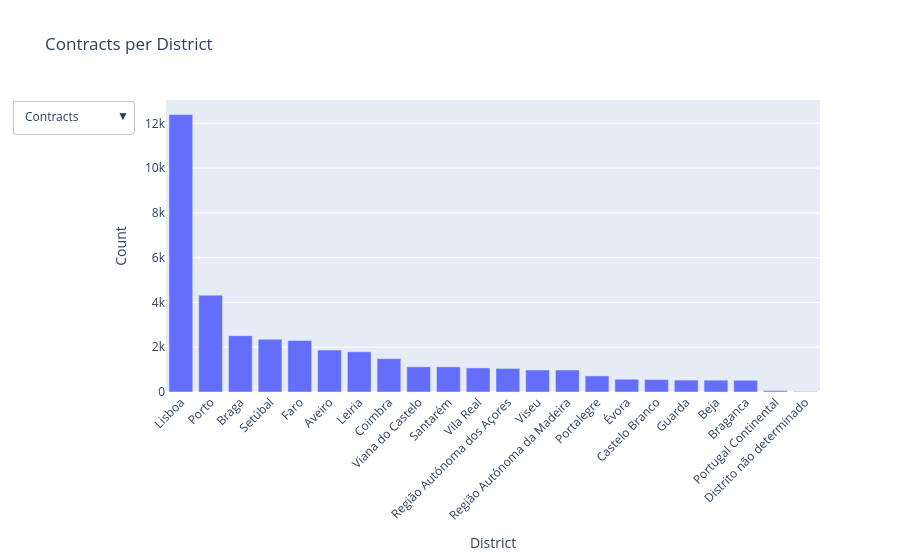

Notebook source saved alongside this figure:
### Code cell
fig = go.Figure()

# --- traces ---
part01 = subset_plot.sort_values("n_contracts", ascending=False)
fig.add_trace(go.Bar(
    x=part01["district"],
    y=part01["n_contracts"],
    name="Contracts",
    visible=True  # default visible
))

part02 = subset_plot.sort_values("n_adjudicantes", ascending=False)
fig.add_trace(go.Bar(
    x=part02["district"],
    y=part02["n_adjudicantes"],
    name="Adjudicantes",
    visible=False
))

part03 = subset_plot.sort_values("n_adjudicatarios", ascending=False)
fig.add_trace(go.Bar(
    x=part03["district"],
    y=part03["n_adjudicatarios"],
    name="Adjudicatarios",
    visible=False
))

# --- dropdown ---
fig.update_layout(
    updatemenus=[
        dict(
            buttons=[
                dict(
                    label="Contracts",
                    method="update",
                    args=[{"visible": [True, False, False]},
                          {"title": "Number of Contracts"}]
                ),
                dict(
                    label="Adjudicantes",
                    method="update",
                    args=[{"visible": [False, True, False]},
                          {"title": "Number of Adjudicantes"}]
                ),
                dict(
                    label="Adjudicatarios",
                    method="update",
                    args=[{"visible": [False, False, True]},
                          {"title": "Number of Adjudicatarios"}]
                ),
            ],
            direction="down",
            showactive=True
        )
    ]
)

fig.update_layout(
    title="Contracts per District",
    xaxis_title="District",
    yaxis_title="Count",
    xaxis_tickangle=-45
)

fig.show()

### Figure 1 — Plotly figure (JSON) as saved in the notebook; plotly's stock layout.template omitted (floating-point values rounded to 4 significant figures)
{"data": [{"name": "Contracts", "type": "bar", "visible": true, "x": ["Lisboa", "Porto", "Braga", "Setúbal", "Faro", "Aveiro", "Leiria", "Coimbra", "Viana do Castelo", "Santarém", "Vila Real", "Região Autónoma dos Açores", "Viseu", "Região Autónoma da Madeira", "Portalegre", "Évora", "Castelo Branco", "Guarda", "Beja", "Braganca", "Portugal Continental", "Distrito não determinado"], "y": [12393, 4326, 2518, 2354, 2303, 1872, 1800, 1491, 1125, 1122, 1076, 1052, 984, 982, 720, 571, 556, 533, 530, 525, 59, 26]}, {"name": "Adjudicantes", "type": "bar", "visible": false, "x": ["Lisboa", "Porto", "Braga", "Aveiro", "Região Autónoma dos Açores", "Setúbal", "Coimbra", "Leiria", "Santarém", "Região Autónoma da Madeira", "Faro", "Viseu", "Viana do Castelo", "Castelo Branco", "Vila Real", "Évora", "Beja", "Guarda", "Braganca", "Portalegre", "Portugal Continental", "Distrito não determinado"], "y": [397, 227, 128, 114, 108, 97, 94, 89, 86, 83, 83, 81, 59, 50, 48, 48, 45, 44, 40, 40, 22, 12]}, {"name": "Adjudicatarios", "type": "bar", "visible": false, "x": ["Lisboa", "Porto", "Braga", "Setúbal", "Aveiro", "Faro", "Leiria", "Coimbra", "Santarém", "Viana do Castelo", "Vila Real", "Viseu", "Região Autónoma da Madeira", "Portalegre", "Região Autónoma dos Açores", "Castelo Branco", "Évora", "Beja", "Guarda", "Braganca", "Portugal Continental", "Distrito não determinado"], "y": [2577, 1590, 1039, 950, 881, 879, 807, 779, 575, 555, 523, 492, 403, 370, 359, 346, 345, 339, 291, 279, 42, 20]}], "layout": {"title": {"text": "Contracts per District"}, "updatemenus": [{"buttons": [{"args": [{"visible": [true, false, false]}, {"title": "Number of Contracts"}], "label": "Contracts", "method": "update"}, {"args": [{"visible": [false, true, false]}, {"title": "Number of Adjudicantes"}], "label": "Adjudicantes", "method": "update"}, {"args": [{"visible": [false, false, true]}, {"title": "Number of Adjudicatarios"}], "label": "Adjudicatarios", "method": "update"}], "direction": "down", "showactive": true}], "xaxis": {"tickangle": -45, "title": {"text": "District"}}, "yaxis": {"title": {"text": "Count"}}}}
